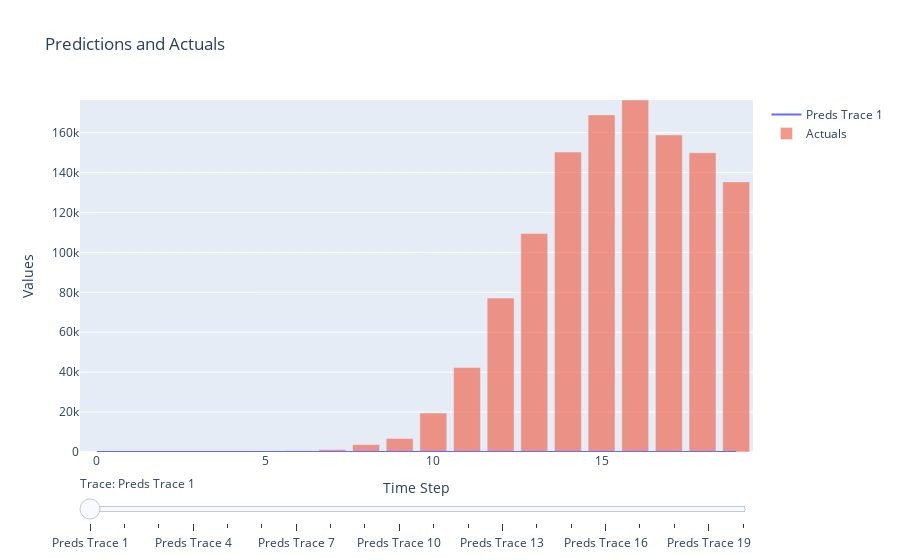

Notebook code for this chart:
### Code cell
fig2.show()

### Figure 1 — Plotly figure (JSON) as saved in the notebook; plotly's stock layout.template omitted (floating-point values rounded to 4 significant figures)
{"data": [{"mode": "lines", "name": "Preds Trace 1", "type": "scatter", "visible": true, "x": [0, 1, 2, 3, 4, 5, 6, 7, 8, 9, 10, 11, 12, 13, 14, 15, 16, 17, 18, 19], "y": [0.0, 0.0, 0.0, 0.0, 0.0, 0.0, 0.0, 0.0, 0.0, 0.0, 0.0, 0.0, 0.0, 0.0, 0.0, 0.0, 0.0, 0.0, 0.0, 0.0]}, {"mode": "lines", "name": "Preds Trace 2", "type": "scatter", "visible": false, "x": [0, 1, 2, 3, 4, 5, 6, 7, 8, 9, 10, 11, 12, 13, 14, 15, 16, 17, 18, 19], "y": [0.0, 0.0, 0.0, 0.0, 0.0, 0.0, 0.0, 0.0, 0.0, 0.0, 0.0, 0.0, 0.0, 0.0, 0.0, 0.0, 0.0, 0.0, 0.0, 0.0]}, {"mode": "lines", "name": "Preds Trace 3", "type": "scatter", "visible": false, "x": [0, 1, 2, 3, 4, 5, 6, 7, 8, 9, 10, 11, 12, 13, 14, 15, 16, 17, 18, 19], "y": [0.0, 0.0, 0.0, 0.0, 0.0, 0.0, 0.0, 0.0, 0.0, 0.0, 0.0, 0.0, 0.0, 0.0, 0.0, 0.0, 0.0, 0.0, 0.0, 0.0]}, {"mode": "lines", "name": "Preds Trace 4", "type": "scatter", "visible": false, "x": [0, 1, 2, 3, 4, 5, 6, 7, 8, 9, 10, 11, 12, 13, 14, 15, 16, 17, 18, 19], "y": [0.0, 0.0, 0.0, 0.0, 0.0, 0.0, 0.0, 0.0, 0.0, 0.0, 0.0, 0.0, 0.0, 0.0, 0.0, 0.0, 0.0, 0.0, 0.0, 0.0]}, {"mode": "lines", "name": "Preds Trace 5", "type": "scatter", "visible": false, "x": [0, 1, 2, 3, 4, 5, 6, 7, 8, 9, 10, 11, 12, 13, 14, 15, 16, 17, 18, 19], "y": [0.0, 0.0, 0.0, 0.0, 0.0, 0.0, 0.0, 0.0, 0.0, 0.0, 0.0, 0.0, 0.0, 0.0, 0.0, 0.0, 0.0, 0.0, 0.0, 0.0]}, {"mode": "lines", "name": "Preds Trace 6", "type": "scatter", "visible": false, "x": [0, 1, 2, 3, 4, 5, 6, 7, 8, 9, 10, 11, 12, 13, 14, 15, 16, 17, 18, 19], "y": [0.0, 0.0, 0.0, 0.0, 0.0, 262.9, 259.2, 371.6, 94.95, 6616.0, 14950.0, 15020.0, 18150.0, 16640.0, 19450.0, 19450.0, 20930.0, 19330.0, 22040.0, 17190.0]}, {"mode": "lines", "name": "Preds Trace 7", "type": "scatter", "visible": false, "x": [0, 1, 2, 3, 4, 5, 6, 7, 8, 9, 10, 11, 12, 13, 14, 15, 16, 17, 18, 19], "y": [0.0, 0.0, 0.0, 0.0, 0.0, 114.0, 260.3, 372.2, 96.47, 6635.0, 15000.0, 15070.0, 18200.0, 16690.0, 19500.0, 19500.0, 21000.0, 19390.0, 22100.0, 17240.0]}, {"mode": "lines", "name": "Preds Trace 8", "type": "scatter", "visible": false, "x": [0, 1, 2, 3, 4, 5, 6, 7, 8, 9, 10, 11, 12, 13, 14, 15, 16, 17, 18, 19], "y": [0.0, 0.0, 0.0, 0.0, 0.0, 114.0, 648.7, 372.5, 97.19, 6644.0, 15020.0, 15090.0, 18230.0, 16710.0, 19530.0, 19530.0, 21020.0, 19410.0, 22130.0, 17270.0]}, {"mode": "lines", "name": "Preds Trace 9", "type": "scatter", "visible": false, "x": [0, 1, 2, 3, 4, 5, 6, 7, 8, 9, 10, 11, 12, 13, 14, 15, 16, 17, 18, 19], "y": [0.0, 0.0, 0.0, 0.0, 0.0, 114.0, 648.7, 1220.0, 97.52, 6649.0, 15030.0, 15100.0, 18240.0, 16720.0, 19540.0, 19540.0, 21040.0, 19430.0, 22150.0, 17280.0]}, {"mode": "lines", "name": "Preds Trace 10", "type": "scatter", "visible": false, "x": [0, 1, 2, 3, 4, 5, 6, 7, 8, 9, 10, 11, 12, 13, 14, 15, 16, 17, 18, 19], "y": [0.0, 0.0, 0.0, 0.0, 0.0, 114.0, 648.7, 1220.0, 3679.0, 6652.0, 15030.0, 15100.0, 18250.0, 16730.0, 19550.0, 19550.0, 21050.0, 19440.0, 22160.0, 17290.0]}, {"mode": "lines", "name": "Preds Trace 11", "type": "scatter", "visible": false, "x": [0, 1, 2, 3, 4, 5, 6, 7, 8, 9, 10, 11, 12, 13, 14, 15, 16, 17, 18, 19], "y": [0.0, 0.0, 0.0, 0.0, 0.0, 114.0, 648.7, 1220.0, 3679.0, 6751.0, 15040.0, 15110.0, 18260.0, 16740.0, 19560.0, 19560.0, 21060.0, 19450.0, 22170.0, 17300.0]}, {"mode": "lines", "name": "Preds Trace 12", "type": "scatter", "visible": false, "x": [0, 1, 2, 3, 4, 5, 6, 7, 8, 9, 10, 11, 12, 13, 14, 15, 16, 17, 18, 19], "y": [0.0, 0.0, 0.0, 0.0, 0.0, 114.0, 648.7, 1220.0, 3679.0, 6751.0, 19490.0, 15120.0, 18270.0, 16750.0, 19570.0, 19570.0, 21070.0, 19450.0, 22180.0, 17300.0]}, {"mode": "lines", "name": "Preds Trace 13", "type": "scatter", "visible": false, "x": [0, 1, 2, 3, 4, 5, 6, 7, 8, 9, 10, 11, 12, 13, 14, 15, 16, 17, 18, 19], "y": [0.0, 0.0, 0.0, 0.0, 0.0, 114.0, 648.7, 1220.0, 3679.0, 6751.0, 19490.0, 42320.0, 18270.0, 16750.0, 19580.0, 19570.0, 21070.0, 19460.0, 22190.0, 17310.0]}, {"mode": "lines", "name": "Preds Trace 14", "type": "scatter", "visible": false, "x": [0, 1, 2, 3, 4, 5, 6, 7, 8, 9, 10, 11, 12, 13, 14, 15, 16, 17, 18, 19], "y": [0.0, 0.0, 0.0, 0.0, 0.0, 114.0, 648.7, 1220.0, 3679.0, 6751.0, 19490.0, 42320.0, 77140.0, 16760.0, 19580.0, 19580.0, 21080.0, 19470.0, 22190.0, 17320.0]}, {"mode": "lines", "name": "Preds Trace 15", "type": "scatter", "visible": false, "x": [0, 1, 2, 3, 4, 5, 6, 7, 8, 9, 10, 11, 12, 13, 14, 15, 16, 17, 18, 19], "y": [0.0, 0.0, 0.0, 0.0, 0.0, 114.0, 648.7, 1220.0, 3679.0, 6751.0, 19490.0, 42320.0, 77140.0, 109400.0, 19590.0, 19590.0, 21090.0, 19480.0, 22210.0, 17330.0]}, {"mode": "lines", "name": "Preds Trace 16", "type": "scatter", "visible": false, "x": [0, 1, 2, 3, 4, 5, 6, 7, 8, 9, 10, 11, 12, 13, 14, 15, 16, 17, 18, 19], "y": [0.0, 0.0, 0.0, 0.0, 0.0, 114.0, 648.7, 1220.0, 3679.0, 6751.0, 19490.0, 42320.0, 77140.0, 109400.0, 150200.0, 19590.0, 21090.0, 19480.0, 22210.0, 17330.0]}, {"mode": "lines", "name": "Preds Trace 17", "type": "scatter", "visible": false, "x": [0, 1, 2, 3, 4, 5, 6, 7, 8, 9, 10, 11, 12, 13, 14, 15, 16, 17, 18, 19], "y": [0.0, 0.0, 0.0, 0.0, 0.0, 114.0, 648.7, 1220.0, 3679.0, 6751.0, 19490.0, 42320.0, 77140.0, 109400.0, 150200.0, 168900.0, 21090.0, 19480.0, 22210.0, 17330.0]}, {"mode": "lines", "name": "Preds Trace 18", "type": "scatter", "visible": false, "x": [0, 1, 2, 3, 4, 5, 6, 7, 8, 9, 10, 11, 12, 13, 14, 15, 16, 17, 18, 19], "y": [0.0, 0.0, 0.0, 0.0, 0.0, 114.0, 648.7, 1220.0, 3679.0, 6751.0, 19490.0, 42320.0, 77140.0, 109400.0, 150200.0, 168900.0, 176300.0, 19480.0, 22210.0, 17330.0]}, {"mode": "lines", "name": "Preds Trace 19", "type": "scatter", "visible": false, "x": [0, 1, 2, 3, 4, 5, 6, 7, 8, 9, 10, 11, 12, 13, 14, 15, 16, 17, 18, 19], "y": [0.0, 0.0, 0.0, 0.0, 0.0, 114.0, 648.7, 1220.0, 3679.0, 6751.0, 19490.0, 42320.0, 77140.0, 109400.0, 150200.0, 168900.0, 176300.0, 158800.0, 22210.0, 17330.0]}, {"mode": "lines", "name": "Preds Trace 20", "type": "scatter", "visible": false, "x": [0, 1, 2, 3, 4, 5, 6, 7, 8, 9, 10, 11, 12, 13, 14, 15, 16, 17, 18, 19], "y": [0.0, 0.0, 0.0, 0.0, 0.0, 114.0, 648.7, 1220.0, 3679.0, 6751.0, 19490.0, 42320.0, 77140.0, 109400.0, 150200.0, 168900.0, 176300.0, 158800.0, 149900.0, 17320.0]}, {"name": "Actuals", "opacity": 0.6, "type": "bar", "x": [0, 1, 2, 3, 4, 5, 6, 7, 8, 9, 10, 11, 12, 13, 14, 15, 16, 17, 18, 19], "y": [0.0, 0.0, 0.0, 0.0, 0.0, 114.0, 648.7, 1220.0, 3679.0, 6751.0, 19490.0, 42320.0, 77140.0, 109400.0, 150200.0, 168900.0, 176300.0, 158800.0, 149900.0, 135300.0]}], "layout": {"barmode": "overlay", "sliders": [{"active": 0, "currentvalue": {"prefix": "Trace: "}, "pad": {"t": 20}, "steps": [{"args": [{"visible": [true, false, false, false, false, false, false, false, false, false, false, false, false, false, false, false, false, false, false, false, true]}], "label": "Preds Trace 1", "method": "update"}, {"args": [{"visible": [false, true, false, false, false, false, false, false, false, false, false, false, false, false, false, false, false, false, false, false, true]}], "label": "Preds Trace 2", "method": "update"}, {"args": [{"visible": [false, false, true, false, false, false, false, false, false, false, false, false, false, false, false, false, false, false, false, false, true]}], "label": "Preds Trace 3", "method": "update"}, {"args": [{"visible": [false, false, false, true, false, false, false, false, false, false, false, false, false, false, false, false, false, false, false, false, true]}], "label": "Preds Trace 4", "method": "update"}, {"args": [{"visible": [false, false, false, false, true, false, false, false, false, false, false, false, false, false, false, false, false, false, false, false, true]}], "label": "Preds Trace 5", "method": "update"}, {"args": [{"visible": [false, false, false, false, false, true, false, false, false, false, false, false, false, false, false, false, false, false, false, false, true]}], "label": "Preds Trace 6", "method": "update"}, {"args": [{"visible": [false, false, false, false, false, false, true, false, false, false, false, false, false, false, false, false, false, false, false, false, true]}], "label": "Preds Trace 7", "method": "update"}, {"args": [{"visible": [false, false, false, false, false, false, false, true, false, false, false, false, false, false, false, false, false, false, false, false, true]}], "label": "Preds Trace 8", "method": "update"}, {"args": [{"visible": [false, false, false, false, false, false, false, false, true, false, false, false, false, false, false, false, false, false, false, false, true]}], "label": "Preds Trace 9", "method": "update"}, {"args": [{"visible": [false, false, false, false, false, false, false, false, false, true, false, false, false, false, false, false, false, false, false, false, true]}], "label": "Preds Trace 10", "method": "update"}, {"args": [{"visible": [false, false, false, false, false, false, false, false, false, false, true, false, false, false, false, false, false, false, false, false, true]}], "label": "Preds Trace 11", "method": "update"}, {"args": [{"visible": [false, false, false, false, false, false, false, false, false, false, false, true, false, false, false, false, false, false, false, false, true]}], "label": "Preds Trace 12", "method": "update"}, {"args": [{"visible": [false, false, false, false, false, false, false, false, false, false, false, false, true, false, false, false, false, false, false, false, true]}], "label": "Preds Trace 13", "method": "update"}, {"args": [{"visible": [false, false, false, false, false, false, false, false, false, false, false, false, false, true, false, false, false, false, false, false, true]}], "label": "Preds Trace 14", "method": "update"}, {"args": [{"visible": [false, false, false, false, false, false, false, false, false, false, false, false, false, false, true, false, false, false, false, false, true]}], "label": "Preds Trace 15", "method": "update"}, {"args": [{"visible": [false, false, false, false, false, false, false, false, false, false, false, false, false, false, false, true, false, false, false, false, true]}], "label": "Preds Trace 16", "method": "update"}, {"args": [{"visible": [false, false, false, false, false, false, false, false, false, false, false, false, false, false, false, false, true, false, false, false, true]}], "label": "Preds Trace 17", "method": "update"}, {"args": [{"visible": [false, false, false, false, false, false, false, false, false, false, false, false, false, false, false, false, false, true, false, false, true]}], "label": "Preds Trace 18", "method": "update"}, {"args": [{"visible": [false, false, false, false, false, false, false, false, false, false, false, false, false, false, false, false, false, false, true, false, true]}], "label": "Preds Trace 19", "method": "update"}, {"args": [{"visible": [false, false, false, false, false, false, false, false, false, false, false, false, false, false, false, false, false, false, false, true, true]}], "label": "Preds Trace 20", "method": "update"}]}], "title": {"text": "Predictions and Actuals"}, "xaxis": {"title": {"text": "Time Step"}}, "yaxis": {"range": [0, 176300.0], "title": {"text": "Values"}}}}
